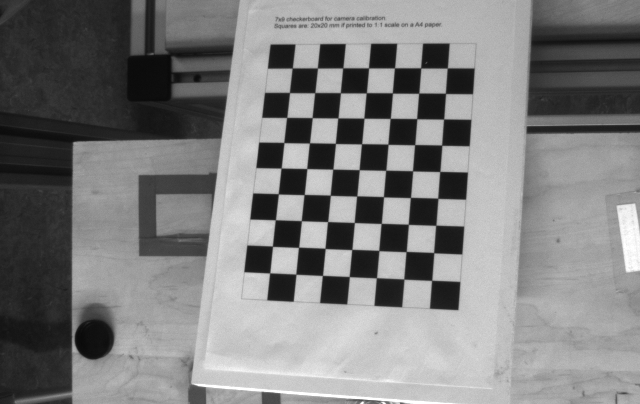
#> input picture Python_Files/Images/cam0Img/Image1.bmp, 640 x 404 px, found by its file name
$ python ocvDisparity.py
#> lines starting #> are read from the running program, lines starting #| are printed output that depends on the picture
import numpy as np
import cv2 as cv
from matplotlib import pyplot as plt
imgL = cv.imread('Images\cam0Img\image1.bmp', cv.IMREAD_GRAYSCALE)
#> imgL is the input picture: shape (404, 640); min 9, max 255, mean 126.5
imgR = cv.imread('Images\cam1Img\image1_1.bmp', cv.IMREAD_GRAYSCALE)
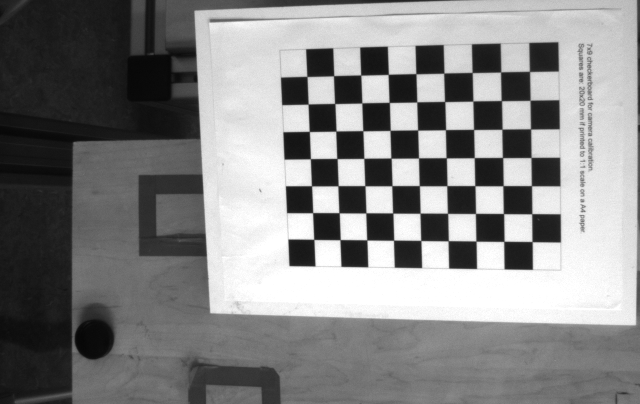
#> input picture Python_Files/Images/cam1Img/image1_1.bmp, 640 x 404 px, found by its file name
#> imgR is the input picture: shape (404, 640); min 6, max 255, mean 133.5
# cv.imshow("Image", imgL)
# cv.waitKey(0)

stereo = cv.StereoBM_create(numDisparities=16, blockSize=15)
disparity = stereo.compute(imgL,imgR)
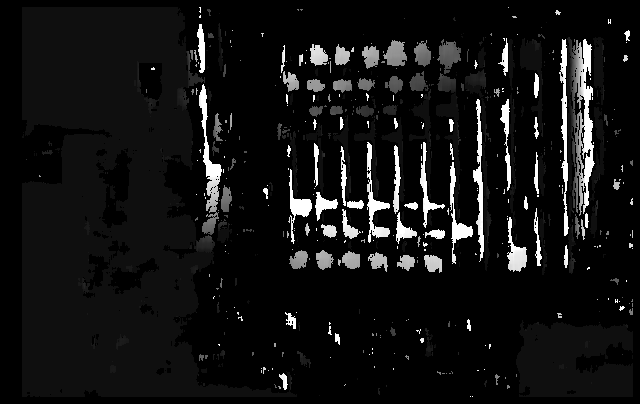
#> disparity: shape (404, 640) int16; min -16, max 240, mean 3.3; drawn with min black and max white
plt.imshow(disparity,'gray')
plt.show()
cv.destroyAllWindows()
